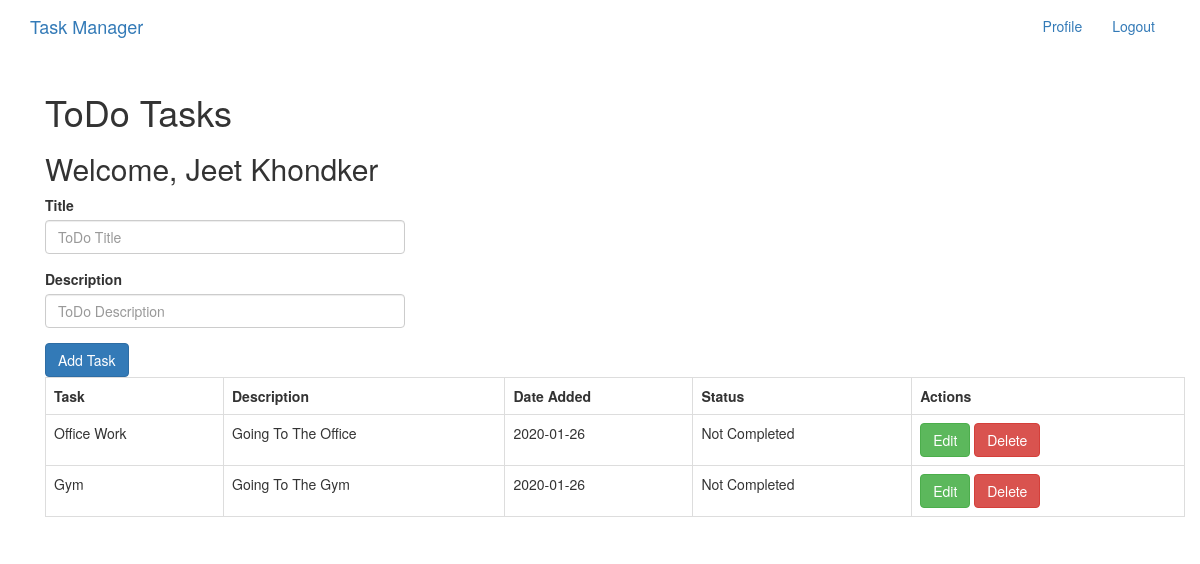
Before: /index (signed in) with the older database file.
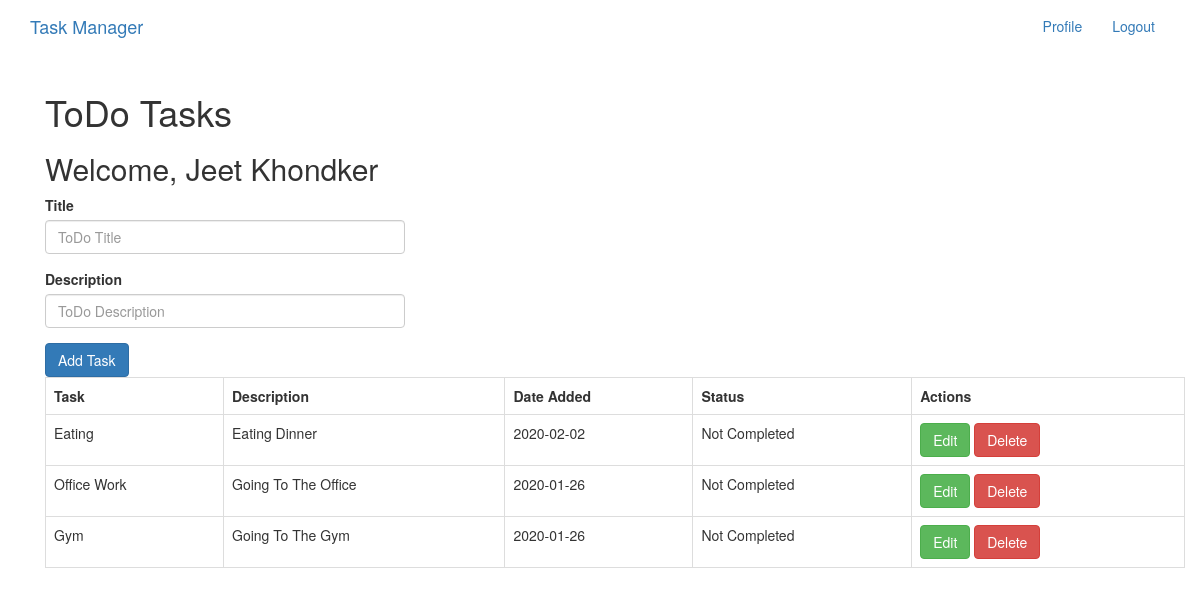
After: the same page with the newer database file.
### app/models.py (models this page shows, shortened)
class User(UserMixin, db.Model):
    __tablename__ = "user"
    id = db.Column(db.Integer, primary_key = True)
    username = db.Column(db.String(64), index = True, unique = True)
    firstName = db.Column(db.String(50))
    lastName = db.Column(db.String(50))
    email = db.Column(db.String(120), index = True, unique = True)
    password_hash = db.Column(db.String(128))
    todoitems = db.relationship("ToDo", backref = "owner", lazy = "dynamic")

class ToDo(db.Model):
    __tablename__ = "todoitems"
    item_id = db.Column(db.Integer, primary_key = True)
    title = db.Column(db.String(100), nullable = False)
    description = db.Column(db.String(200), nullable = False)
    date_created = db.Column(db.DateTime, default = datetime.utcnow)
    is_completed = db.Column(db.Boolean, default = False, nullable = False)
    user_id = db.Column(db.Integer, db.ForeignKey("user.id"), nullable = False)

### app/routes.py (the view)
@app.route('/', methods = ["POST", "GET"])
@app.route("/index", methods = ["POST", "GET"])
@login_required
def index():
    if request.method == "POST":
        task_title = request.form["title"]
        task_description = request.form["description"]
        new_task = ToDo(title = task_title, description = task_description)
        new_task.user_id = current_user.id
        try:
            db.session.add(new_task)
            db.session.commit()
            flash("Item Added! Your ToDo Item Successfully Created!")
            return redirect(url_for("index"))
        except:
            flash("There was an issue adding your task! Please try again later.")
    else:
        todoitems = ToDo.query.filter_by(user_id = current_user.id).order_by(ToDo.date_created.desc()).all()
        return render_template("index.html", todoitems = todoitems)

### app/models.py (called while the page is built)
@login.user_loader
def load_user(id):
    return User.query.get(int(id))

### app/templates/index.html (shortened to what this page needs)
{% extends "base.html" %}
{% block app_content %}
    <div class="container">
        <h1>ToDo Tasks</h1>
        <h2>Welcome,&nbsp;{{ current_user.firstName }}&nbsp;{{ current_user.lastName }}</h2>
        <div class="row">
            <div class="col-md-4">
                <form action="/" method="POST">
                    <div class="form-group">
                        <label for="title">Title</label>
                        <input type="text" class="form-control" name="title" id="title" aria-describedby="ToDo Title" placeholder="ToDo Title">
                    </div>
                    <div class="form-group">
                        <label for="description">Description</label>
                        <input type="text" class="form-control" name="description" id="description" aria-describedby="ToDo Description" placeholder="ToDo Description">
                    </div>
                    <button type="submit" class="btn btn-primary">Add Task</button>
                </form>
            </div>
        </div>
        <table class="table table-bordered">
            <tr>
                <th>Task</th>
                <th>Description</th>
                <th>Date Added</th>
                <th>Status</th>
                <th>Actions</th>
            </tr>
                {% for todoitem in todoitems %}
                    <tr>
                        <td id="title{{ todoitem.item_id }}">{{ todoitem.title }}</td>
                        <td id="description{{ todoitem.item_id }}">{{ todoitem.description }}</td>
                        <td>{{ todoitem.date_created.date() }}</td>
                        {% if todoitem.is_completed == 0 %}
                            <td id="is_completed{{ todoitem.item_id }}">Not Completed</td>
                        {% else %}
                            <td id="is_completed{{ todoitem.item_id }}">Completed</td>
                        {% endif %}
                        <td>
                            <a class="btn btn-success edit_button" task_id="{{ todoitem.item_id }}">Edit</a>
                            <a href="/delete/{{todoitem.item_id}}" class="btn btn-danger edit_button" task_id="{{ todoitem.item_id }}">Delete</a>
                        </td>
                    </tr>
                {% endfor %}
        </table>
    </div>
{% endblock %}

### app/templates/base.html (shortened to what this page needs)
{% extends "bootstrap/base.html" %}
{% block navbar %}
    <nav class="navbar navbar-expand-lg navbar-light bg-light">
        <div class="container">
            <div class="navbar-header">
                <a class="navbar-brand" href="{{ url_for('index') }}">Task Manager</a>
            </div>
            <div class="collapse navbar-collapse" id="bs-example-navbar-collapse-1">
                <ul class="nav navbar-nav navbar-right">
                    {% if current_user.is_anonymous %}
                        <li><a href="{{ url_for('login') }}">Login</a></li>
                    {% else %}
                        <li><a href="{{ url_for('user', username=current_user.username) }}">Profile</a></li>
                        <li><a href="{{ url_for('logout') }}">Logout</a></li>
                    {% endif %}
                </ul>
            </div>
        </div>
    </nav>
{% endblock %}
{% block content %}
    <div class="container">
        {% block app_content %}{% endblock %}
    </div>
{% endblock %}

Changed rows visible on the page:
added ToDo: title "Eating", description "Eating Dinner", date_created "2020-02-02"
